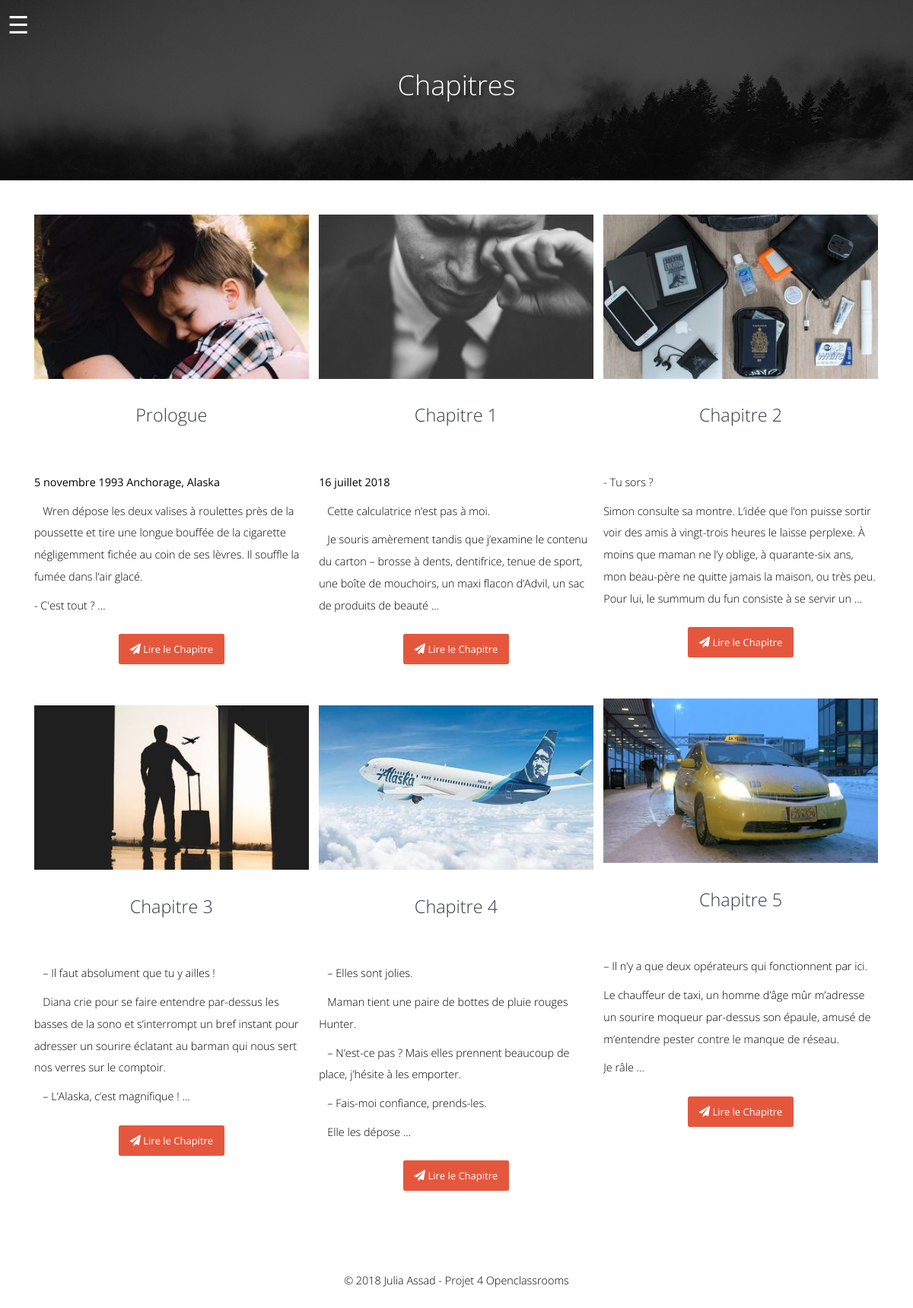
The app's page /chapitres, older data.
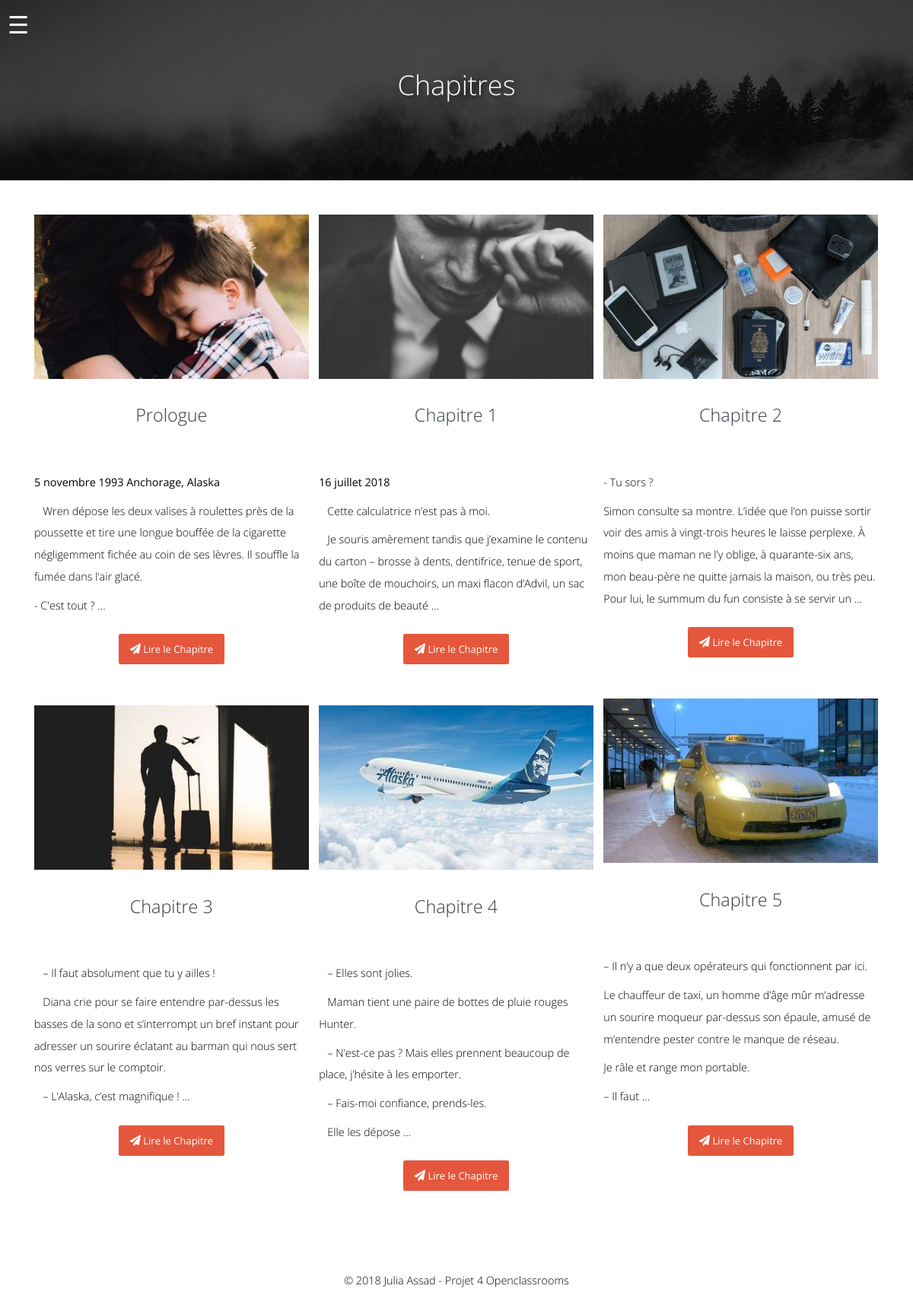
The same page, newer data.
### tables this page shows
CREATE TABLE `chapters` (
  `id` int(11) NOT NULL,
  `title` varchar(255) NOT NULL,
  `body` text NOT NULL,
  `image` varchar(255) NOT NULL,
  `created_at` datetime NOT NULL DEFAULT CURRENT_TIMESTAMP
);

### app/libraries/core.php (called while the page is built, shortened)
<?php
class Core
{
 protected $currentMethod = 'Index';
 public function __construct()
 {
  $url = $this->getUrl();
  if (file_exists('../app/controllers/' . ucwords($url[0]) . '.php')) {
   unset($url[0]);
  }
  $this->currentController = new $this->currentController;
  $this->params = $url ? array_values($url) : [];
  call_user_func_array([$this->currentController, $this->currentMethod], $this->params);
 }
 public function getUrl()
 {
  if (isset($_GET['url'])) {
   $url = rtrim($_GET['url'], '/');
   $url = filter_var($url, FILTER_SANITIZE_URL);
   $url = explode('/', $url);
   return $url;
  }
 }
}

### public/index.php (called while the page is built, shortened)
<?php
$init = new Core;

### app/libraries/database.php (called while the page is built, shortened)
<?php
class Database
{
 private $host = DB_HOST;
 private $user = DB_USER;
 private $pass = DB_PASS;
 private $dbname = DB_NAME;
 private $dbh;
 private $stmt;
 public function __construct()
 {
  $dsn = 'mysql:host=' . $this->host . ';dbname=' . $this->dbname;
  $options = array(
   PDO::ATTR_PERSISTENT => true,
   PDO::ATTR_ERRMODE => PDO::ERRMODE_EXCEPTION,
  );
  try {
   $this->dbh = new PDO($dsn, $this->user, $this->pass, $options);
  } catch (PDOException $e) {
   $this->error = $e->getMessage();
   echo $this->error;
  }}
 public function query($sql)
 {
  $this->stmt = $this->dbh->prepare($sql);
 }
 public function bind($param, $value, $type = null)
 {
  if (is_null($type)) {
   switch (true) {
    case is_null($value):
     $type = PDO::PARAM_NULL;
     break;
   }
  }
  $this->stmt->bindValue($param, $value, $type);
 }
 public function execute()
 {
  return $this->stmt->execute();
 }
 public function resultSet()
 {
  $this->execute();
  return $this->stmt->fetchAll(PDO::FETCH_OBJ);
 }
}

### app/models/AdminChapter.php (called while the page is built, shortened)
<?php
class AdminChapter
{
 private $db;
 public function __construct()
 {
  $this->db = new Database;
 }
 public function getChapters()
 {
  $this->db->query('SELECT * FROM chapters');
  $results = $this->db->resultSet();
  return $results;
 }
 public function getChapterById($id)
 {
  $this->db->query('SELECT * FROM chapters WHERE id = :id');
  $this->db->bind(':id', $id);
  $row = $this->db->single();
  return $row;
 }
}

### app/views/pages/chapitres.php (the view, shortened to what this page needs)
<?php require APPROOT . '/views/inc/header.php';?>
<body class="page-template">
  <div id="container">
    <div class="page-banner">
      <button class="menu-btn">&#9776;</button>
      <div class="container">
        <div class="d-flex justify-content-center align-items-center">
          <h2 class="page-title">Chapitres</h2>
        </div>
      </div>
    </div>
    <section>
      <div class="container">
        <ul class="chapters_list equal-heights">
          <?php foreach ($data['chapters'] as $chapter): ?>
          <li class="list__item">
            <div class="py-3">
              <figure class="text-center">
                <?php if (!empty($chapter->image)): ?>
                <a href="<?php echo URLROOT; ?>/chapitres/<?php echo $chapter->id; ?>"><img class="img-fluid" src="<?php echo URLROOT; ?>/uploads/<?php echo $chapter->image; ?>" alt="<?php echo $chapter->title; ?>">
                <?php endif;?></a>
              </figure>
              <div class="chapter_title_box">
                <a href="<?php echo URLROOT; ?>/chapitres/<?php echo $chapter->id; ?>">
                  <h3 class="chapter_title text-center text-dark"><?php echo $chapter->title; ?></h3>
                </a>
              </div>
              <?php if (strlen($chapter->body) > 350): ?>
              <?php echo substr($chapter->body, 0, strrpos(substr($chapter->body, 0, 360), ' ')); ?> ...
              <?php else: ?>
              <?php echo $chapter->body; ?>
              <?php endif;?>
              <div class="text-center">
                <a href="<?php echo URLROOT; ?>/chapitres/<?php echo $chapter->id; ?>" class="btn btn-red text-white my-4"><i class="fa fa-paper-plane"></i> Lire le Chapitre</a></div>
            </div>
          </li>
          <?php endforeach;?>
        </ul>
      </div>
    </section>
  </div>
  <?php require APPROOT . '/views/inc/footer.php';?>

Row changes from the older to the newer data that the page shows:
changed chapters "Chapitre 5": body "…de réseau. Je râle" → "…de réseau. Je râle et range mon portable. – Il faut"
